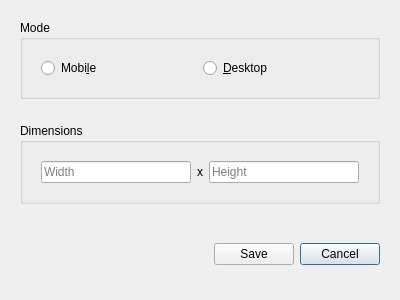
<?xml version="1.0" encoding="UTF-8"?>
<ui version="4.0">
 <class>Dialog</class>
 <widget class="QDialog" name="Dialog">
  <property name="geometry">
   <rect>
    <x>0</x>
    <y>0</y>
    <width>400</width>
    <height>300</height>
   </rect>
  </property>
  <property name="windowTitle">
   <string>Preferences</string>
  </property>
  <layout class="QVBoxLayout" name="verticalLayout">
   <item>
    <widget class="QWidget" name="widget" native="true">
     <layout class="QHBoxLayout" name="horizontalLayout">
      <item>
       <widget class="QGroupBox" name="groupBox_2">
        <property name="title">
         <string>Mode</string>
        </property>
        <layout class="QHBoxLayout" name="horizontalLayout_3">
         <item>
          <widget class="QWidget" name="widget_3" native="true">
           <layout class="QHBoxLayout" name="horizontalLayout_4">
            <item>
             <widget class="QRadioButton" name="mobileRadioButton">
              <property name="text">
               <string>Mobi&amp;le</string>
              </property>
             </widget>
            </item>
            <item>
             <widget class="QRadioButton" name="desktopRadioButton">
              <property name="text">
               <string>&amp;Desktop</string>
              </property>
             </widget>
            </item>
           </layout>
          </widget>
         </item>
        </layout>
       </widget>
      </item>
     </layout>
    </widget>
   </item>
   <item>
    <widget class="QWidget" name="widget_2" native="true">
     <layout class="QHBoxLayout" name="horizontalLayout_2">
      <item>
       <widget class="QGroupBox" name="groupBox">
        <property name="title">
         <string>Dimensions</string>
        </property>
        <layout class="QVBoxLayout" name="verticalLayout_2">
         <item>
          <widget class="QWidget" name="widget_4" native="true">
           <layout class="QHBoxLayout" name="horizontalLayout_5">
            <item>
             <widget class="QLineEdit" name="widthLine">
              <property name="placeholderText">
               <string>Width</string>
              </property>
             </widget>
            </item>
            <item>
             <widget class="QLabel" name="label">
              <property name="text">
               <string>x</string>
              </property>
             </widget>
            </item>
            <item>
             <widget class="QLineEdit" name="heightLine">
              <property name="placeholderText">
               <string>Height</string>
              </property>
             </widget>
            </item>
           </layout>
          </widget>
         </item>
        </layout>
       </widget>
      </item>
     </layout>
    </widget>
   </item>
   <item>
    <widget class="QWidget" name="widget_5" native="true">
     <layout class="QGridLayout" name="gridLayout">
      <item row="0" column="2">
       <widget class="QPushButton" name="cancelButton">
        <property name="text">
         <string>Cancel</string>
        </property>
       </widget>
      </item>
      <item row="0" column="0">
       <spacer name="horizontalSpacer">
        <property name="orientation">
         <enum>Qt::Horizontal</enum>
        </property>
        <property name="sizeHint" stdset="0">
         <size>
          <width>40</width>
          <height>20</height>
         </size>
        </property>
       </spacer>
      </item>
      <item row="0" column="1">
       <widget class="QPushButton" name="saveButton">
        <property name="text">
         <string>Save</string>
        </property>
       </widget>
      </item>
     </layout>
    </widget>
   </item>
  </layout>
 </widget>
 <resources/>
 <connections/>
</ui>
